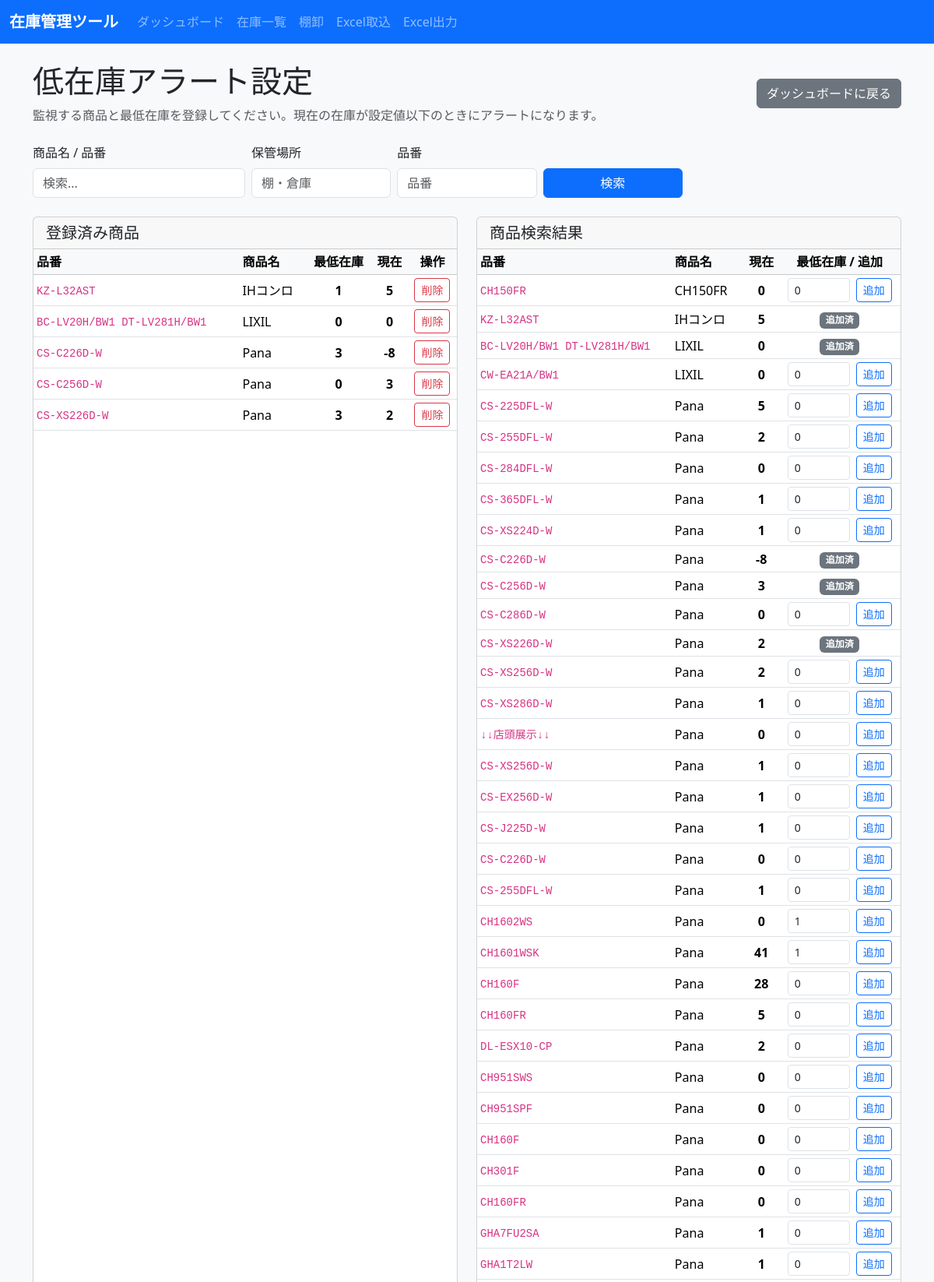
/alerts/low_stock (upper part), run on the app's committed database.
### tables this page shows
CREATE TABLE low_stock_alerts (
            id INTEGER PRIMARY KEY AUTOINCREMENT,
            product_id INTEGER NOT NULL UNIQUE,
            threshold INTEGER NOT NULL DEFAULT 0,
            FOREIGN KEY(product_id) REFERENCES products(id) ON DELETE CASCADE
        );

CREATE TABLE products (
            id INTEGER PRIMARY KEY AUTOINCREMENT,
            source_sheet TEXT,
            source_row INTEGER,
            big_category TEXT,
            maker_or_product TEXT,
            overview TEXT,
            sku TEXT NOT NULL,
            stock_status TEXT,
            display_flag TEXT,
            available_stock INTEGER NOT NULL DEFAULT 0,
            total_stock INTEGER NOT NULL DEFAULT 0,
            reorder_point INTEGER NOT NULL DEFAULT 0,
            staff_stock_json TEXT,
            notes TEXT,
            imported_at TEXT,
            current_stock INTEGER NOT NULL DEFAULT 0,
            name TEXT NOT NULL,
            category TEXT,
            location TEXT,
            last_in_date TEXT,
            last_out_date TEXT,
            created_at TEXT NOT NULL,
            updated_at TEXT NOT NULL
        );

### inventory_app/app.py (the view, shortened to what this page needs)
@app.route("/alerts/<alert_type>", methods=["GET", "POST"])
def alert_settings(alert_type):
    if alert_type not in ["low_stock", "zero_stock", "stagnant_stock"]:
        return "指定されたアラートタイプが無効です。", 404
    params = parse_search_args()
    conn = get_db_connection()
    if alert_type == "low_stock":
        alert_products = conn.execute(
            "SELECT la.product_id AS alert_product_id, la.threshold, p.* FROM low_stock_alerts la JOIN products p ON la.product_id = p.id ORDER BY p.name"
        ).fetchall()
    elif alert_type == "zero_stock":
        alert_products = conn.execute(
            "SELECT za.product_id AS alert_product_id, p.* FROM zero_stock_alerts za JOIN products p ON za.product_id = p.id ORDER BY p.name"
        ).fetchall()
    else:
        alert_products = conn.execute(
            "SELECT sa.product_id AS alert_product_id, p.* FROM stagnant_stock_alerts sa JOIN products p ON sa.product_id = p.id ORDER BY p.name"
        ).fetchall()
    sql, values = build_product_query(params)
    search_results = conn.execute(sql + " LIMIT 50", values).fetchall()
    conn.close()
    selected_product_ids = {row["alert_product_id"] for row in alert_products}
    return render_template(
        "alert_settings.html",
        alert_type=alert_type,
        alert_products=alert_products,
        search_results=search_results,
        selected_product_ids=selected_product_ids,
        params=params,
    )

### inventory_app/app.py (called while the page is built)
def get_db_connection():
    conn = sqlite3.connect(DB_PATH)
    conn.row_factory = sqlite3.Row
    return conn

def parse_search_args():
    return {
        "q": request.args.get("q", "", type=str).strip(),
        "sku": request.args.get("sku", "", type=str).strip(),
        "big_category": request.args.get("big_category", "", type=str).strip(),
        "location": request.args.get("location", "", type=str).strip(),
    }

def build_product_query(params):
    sql = "SELECT * FROM products WHERE 1=1"
    values = []
    if params["q"]:
        sql += " AND (name LIKE ? OR sku LIKE ? OR big_category LIKE ? OR maker_or_product LIKE ? OR overview LIKE ? OR notes LIKE ? OR source_sheet LIKE ? OR category LIKE ? OR location LIKE ? OR staff_stock_json LIKE ? )"
        term = f"%{params['q']}%"
        values.extend([term] * 10)
    if params["sku"]:
        sql += " AND sku LIKE ?"
        values.append(f"%{params['sku']}%")
    if params["big_category"]:
        sql += " AND big_category = ?"
        values.append(params["big_category"])
    if params["location"]:
        sql += " AND location LIKE ?"
        values.append(f"%{params['location']}%")
    sql += " ORDER BY name ASC"
    return sql, values

### inventory_app/templates/alert_settings.html (shortened to what this page needs)
{% extends 'base.html' %}
{% block content %}
  <div class="d-flex justify-content-between align-items-center mb-4">
    <div>
      <h1>{{ '低在庫アラート設定' if alert_type == 'low_stock' else '在庫0アラート設定' }}</h1>
      <p class="text-muted mb-0">
        {% if alert_type == 'low_stock' %}
          監視する商品と最低在庫を登録してください。現在の在庫が設定値以下のときにアラートになります。
        {% elif alert_type == 'zero_stock' %}
          監視対象の商品を登録してください。登録した商品が在庫0になった際にアラートになります。
        {% else %}
          監視対象の商品を登録してください。登録した商品が30日以上出庫されていないときにアラートになります。
        {% endif %}
      </p>
    </div>
    <a href="{{ url_for('dashboard') }}" class="btn btn-secondary">ダッシュボードに戻る</a>
  </div>
  <form method="get" class="row gy-2 gx-2 align-items-end mb-4">
    <div class="col-md-3">
      <label class="form-label">商品名 / 品番</label>
      <input type="text" name="q" value="{{ params.q }}" class="form-control" placeholder="検索...">
    </div>
    <div class="col-md-2">
      <label class="form-label">保管場所</label>
      <input type="text" name="location" value="{{ params.location }}" class="form-control" placeholder="棚・倉庫">
    </div>
    <div class="col-md-2">
      <label class="form-label">品番</label>
      <input type="text" name="sku" value="{{ params.sku }}" class="form-control" placeholder="品番">
    </div>
    <div class="col-md-2">
      <button type="submit" class="btn btn-primary w-100">検索</button>
    </div>
  </form>
  <div class="row">
    <div class="col-lg-6 mb-4">
      <div class="card h-100">
        <div class="card-header d-flex justify-content-between align-items-center">
          <h2 class="h5 mb-0">{{ '登録済み商品' if alert_type == 'low_stock' else '監視商品' }}</h2>
        </div>
        <div class="card-body p-0">
          {% if alert_products %}
            <div class="table-responsive">
              <table class="table table-sm table-hover mb-0">
                <thead class="table-light">
                  <tr>
                    <th>品番</th>
                    <th>商品名</th>
                    {% if alert_type == 'low_stock' %}
                      <th class="text-center">最低在庫</th>
                    {% endif %}
                    <th class="text-center">現在</th>
                    <th class="text-center">操作</th>
                  </tr>
                </thead>
                <tbody>
                  {% for product in alert_products %}
                    <tr>
                      <td><code>{{ product.sku }}</code></td>
                      <td>{{ product.name }}</td>
                      {% if alert_type == 'low_stock' %}
                        <td class="text-center"><strong>{{ product.threshold }}</strong></td>
                      {% endif %}
                      <td class="text-center"><strong>{{ product.current_stock }}</strong></td>
                      <td class="text-center">
                        <form method="post" class="d-inline">
                          <button type="submit" class="btn btn-sm btn-outline-danger">削除</button>
                        </form>
                      </td>
                    </tr>
                  {% endfor %}
                </tbody>
              </table>
            </div>
          {% else %}
            <div class="p-4 text-center text-muted">
              登録された商品はありません。
            </div>
          {% endif %}
        </div>
      </div>
    </div>
    <div class="col-lg-6 mb-4">
      <div class="card h-100">
        <div class="card-header">
          <h2 class="h5 mb-0">商品検索結果</h2>
        </div>
        <div class="card-body p-0">
          {% if search_results %}
            <div class="table-responsive">
              <table class="table table-sm table-hover mb-0">
                <thead class="table-light">
                  <tr>
                    <th>品番</th>
                    <th>商品名</th>
                    <th class="text-center">現在</th>
                    <th class="text-center">{% if alert_type == 'low_stock' %}最低在庫 / 追加{% else %}追加{% endif %}</th>
                  </tr>
                </thead>
                <tbody>
                  {% for product in search_results %}
                    <tr>
                      <td><code>{{ product.sku }}</code></td>
                      <td>{{ product.name }}</td>
                      <td class="text-center"><strong>{{ product.current_stock }}</strong></td>
                      <td class="text-center">
                        {% if product.id in selected_product_ids %}
                          <span class="badge bg-secondary">追加済</span>
                        {% else %}
                          {% if alert_type == 'low_stock' %}
                            <form method="post" class="d-flex justify-content-center gap-2 align-items-center">
                              <input type="number" name="threshold" class="form-control form-control-sm" value="{{ product.reorder_point or 0 }}" min="0" style="width: 5rem;">
                              <button type="submit" class="btn btn-sm btn-outline-primary">追加</button>
                            </form>
                          {% elif alert_type == 'zero_stock' %}
                            <form method="post">
                              <input type="hidden" name="product_id" value="{{ product.id }}">
                              <input type="hidden" name="action" value="add_zero_stock">
                              <button type="submit" class="btn btn-sm btn-outline-primary">追加</button>
                            </form>
                          {% else %}
                            <form method="post">
                              <input type="hidden" name="product_id" value="{{ product.id }}">
                              <input type="hidden" name="action" value="add_stagnant_stock">
                              <button type="submit" class="btn btn-sm btn-outline-primary">追加</button>
                            </form>
                          {% endif %}
                        {% endif %}
                      </td>
                    </tr>
                  {% endfor %}
                </tbody>
              </table>
            </div>
          {% else %}
            <div class="p-4 text-center text-muted">
              該当する商品がありません。
            </div>
          {% endif %}
        </div>
      </div>
    </div>
  </div>
{% endblock %}

### inventory_app/static/style.css (style rules this page uses)
body { background-color: #f8f9fa; }
.card { min-height: 240px; }
.table th, .table td { vertical-align: middle; }

### data on the page
low_stock_alerts: sku "KZ-L32AST", name "IHコンロ", threshold "1", current_stock "5"
low_stock_alerts: sku "BC-LV20H/BW1 DT-LV281H/BW1", name "LIXIL", threshold "0", current_stock "0"
low_stock_alerts: sku "CS-C226D-W", name "Pana", threshold "3", current_stock "-8"
low_stock_alerts: sku "CS-C256D-W", name "Pana", threshold "0", current_stock "3"
low_stock_alerts: sku "CS-XS226D-W", name "Pana", threshold "3", current_stock "2"
products: sku "CH150FR", name "CH150FR", current_stock "0", threshold "0"
products: sku "KZ-L32AST", name "IHコンロ", current_stock "5", shows "追加済"
products: sku "BC-LV20H/BW1 DT-LV281H/BW1", name "LIXIL", current_stock "0", shows "追加済"
products: sku "CW-EA21A/BW1", name "LIXIL", current_stock "0", threshold "0"
products: sku "CS-225DFL-W", name "Pana", current_stock "5", threshold "0"
products: sku "CS-255DFL-W", name "Pana", current_stock "2", threshold "0"
products: sku "CS-284DFL-W", name "Pana", current_stock "0", threshold "0"
products: sku "CS-365DFL-W", name "Pana", current_stock "1", threshold "0"
products: sku "CS-XS224D-W", name "Pana", current_stock "1", threshold "0"
products: sku "CS-C226D-W", name "Pana", current_stock "-8", shows "追加済"
products: sku "CS-C256D-W", name "Pana", current_stock "3", shows "追加済"
products: sku "CS-C286D-W", name "Pana", current_stock "0", threshold "0"
products: sku "CS-XS226D-W", name "Pana", current_stock "2", shows "追加済"
products: sku "CS-XS256D-W", name "Pana", current_stock "2", threshold "0"
products: sku "CS-XS286D-W", name "Pana", current_stock "1", threshold "0"
products: sku "↓↓店頭展示↓↓", name "Pana", current_stock "0", threshold "0"
products: sku "CS-XS256D-W", name "Pana", current_stock "1", threshold "0"
products: sku "CS-EX256D-W", name "Pana", current_stock "1", threshold "0"
products: sku "CS-J225D-W", name "Pana", current_stock "1", threshold "0"
products: sku "CS-C226D-W", name "Pana", current_stock "0", threshold "0"
products: sku "CS-255DFL-W", name "Pana", current_stock "1", threshold "0"
products: sku "CH1602WS", name "Pana", current_stock "0", threshold "1"
products: sku "CH1601WSK", name "Pana", current_stock "41", threshold "1"
products: sku "CH160F", name "Pana", current_stock "28", threshold "0"
products: sku "CH160FR", name "Pana", current_stock "5", threshold "0"
products: sku "DL-ESX10-CP", name "Pana", current_stock "2", threshold "0"
products: sku "CH951SWS", name "Pana", current_stock "0", threshold "0"
products: sku "CH951SPF", name "Pana", current_stock "0", threshold "0"
products: sku "CH160F", name "Pana", current_stock "0", threshold "0"
products: sku "CH301F", name "Pana", current_stock "0", threshold "0"
products: sku "CH160FR", name "Pana", current_stock "0", threshold "0"
products: sku "GHA7FU2SA", name "Pana", current_stock "1", threshold "0"
products: sku "GHA1T2LW", name "Pana", current_stock "1", threshold "0"

### other printed values
{{ '低在庫アラート設定' if alert_type == 'low_stock' else '在庫0アラート設定' }} "低在庫アラート設定"
{{ '登録済み商品' if alert_type == 'low_stock' else '監視商品' }} "登録済み商品"
